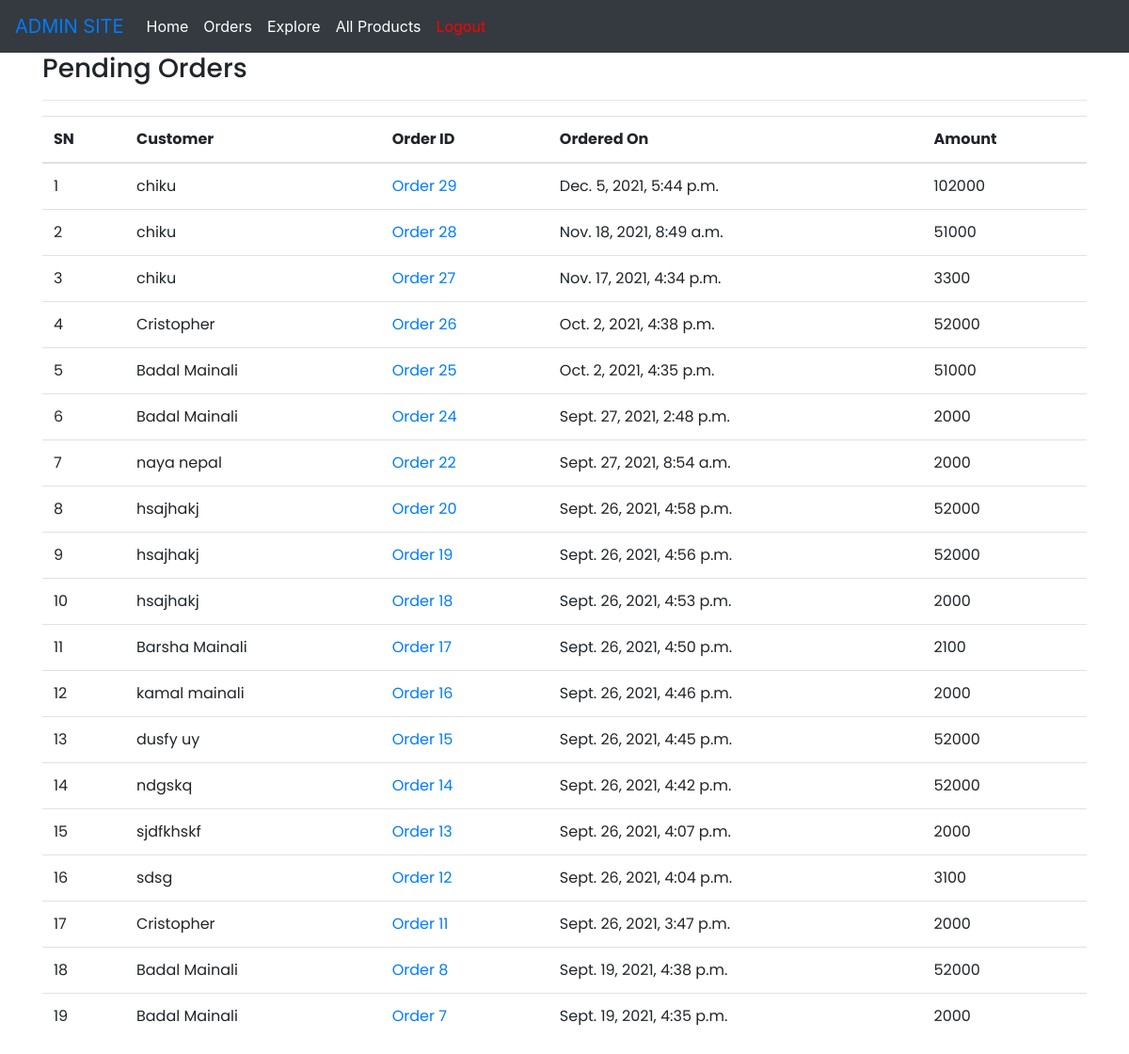
The page /admin-home/ (signed in) on the database its author committed.
### Main/models.py (models this page shows, shortened)
class Order(models.Model):
    cart=models.OneToOneField(Cart,on_delete=models.CASCADE)
    ordered_by=models.CharField(max_length=200)
    shipping_address=models.CharField(max_length=200)
    mobile=models.CharField(max_length=10)
    email=models.EmailField(null=True)
    subtotal=models.PositiveIntegerField()
    discount=models.PositiveIntegerField()
    total=models.PositiveIntegerField()
    order_status=models.CharField(max_length=50,choices=ORDER_STATUS)
    payment_method=models.CharField(max_length=20,choices=METHOD,default="Cash On Delivery")
    payment_completed=models.BooleanField(default=False,null=True,blank=True)

class Cart(models.Model):
    customer=models.ForeignKey(Customer, on_delete=models.SET_NULL, null=True)
    total=models.PositiveIntegerField(default=0)
    created_at=models.DateTimeField(auto_now_add=True)

### Main/views.py (the view)
# urls.py: path('admin-home/',AdminHomeView.as_view(),name="adminhome"),
class AdminHomeView(AdminRequiredMixin,TemplateView):
    template_name = "adminn/adminhome.html"
    def get_context_data(self, **kwargs):
        context=super().get_context_data(**kwargs)
        context["pendingorders"]=Order.objects.filter(order_status="Order Received").order_by("-id")
        return context

### Main/views.py (called while the page is built)
    def dispatch(self, request, *args, **kwargs):
        if request.user.is_authenticated and Admin.objects.filter(user=request.user).exists():
            pass
        else:
            return redirect("admin-login")
        return super().dispatch(request,*args,**kwargs)

### templates/adminn/adminhome.html (shortened to what this page needs)
{% extends "adminn/adminbase.html" %}
{% block content %}
<div class="container">
<div class="row">
    <div class="col-md-12">
        <h3>Pending Orders</h3><hr>
        <table class="table">
            <thead>
            <tr>
                <th>SN</th>
                <th>Customer</th>
                <th>Order ID</th>
                <th>Ordered On</th>
                <th>Amount</th>
            </tr>
            </thead>
            <tbody>
            {% for order in pendingorders %}
            <tr>
                <td>{{forloop.counter}}</td>
                <td>{{order.ordered_by}}</a></td>
                <td><a href="{% url 'admin-order' order.id %}">Order {{order.id}}</a></td>
                <td>{{order.cart.created_at}}</td>
                <td>{{order.total}}</td>
            </tr>
            {% endfor %}
            </tbody>
        </table>
    </div>
</div>
</div>
{% endblock %}

### templates/adminn/adminbase.html (style rules this page uses)
.container { font-family: 'Poppins', sans-serif; }

### rows shown on the page
Order: ordered_by "chiku", id "29", cart.created_at "Dec. 5, 2021, 5:44 p.m.", total "102000"
Order: ordered_by "chiku", id "28", cart.created_at "Nov. 18, 2021, 8:49 a.m.", total "51000"
Order: ordered_by "chiku", id "27", cart.created_at "Nov. 17, 2021, 4:34 p.m.", total "3300"
Order: ordered_by "Cristopher", id "26", cart.created_at "Oct. 2, 2021, 4:38 p.m.", total "52000"
Order: ordered_by "Badal Mainali", id "25", cart.created_at "Oct. 2, 2021, 4:35 p.m.", total "51000"
Order: ordered_by "Badal Mainali", id "24", cart.created_at "Sept. 27, 2021, 2:48 p.m.", total "2000"
Order: ordered_by "naya nepal", id "22", cart.created_at "Sept. 27, 2021, 8:54 a.m.", total "2000"
Order: ordered_by "hsajhakj", id "20", cart.created_at "Sept. 26, 2021, 4:58 p.m.", total "52000"
Order: ordered_by "hsajhakj", id "19", cart.created_at "Sept. 26, 2021, 4:56 p.m.", total "52000"
Order: ordered_by "hsajhakj", id "18", cart.created_at "Sept. 26, 2021, 4:53 p.m.", total "2000"
Order: ordered_by "Barsha Mainali", id "17", cart.created_at "Sept. 26, 2021, 4:50 p.m.", total "2100"
Order: ordered_by "kamal mainali", id "16", cart.created_at "Sept. 26, 2021, 4:46 p.m.", total "2000"
Order: ordered_by "dusfy uy", id "15", cart.created_at "Sept. 26, 2021, 4:45 p.m.", total "52000"
Order: ordered_by "ndgskq", id "14", cart.created_at "Sept. 26, 2021, 4:42 p.m.", total "52000"
Order: ordered_by "sjdfkhskf", id "13", cart.created_at "Sept. 26, 2021, 4:07 p.m.", total "2000"
Order: ordered_by "sdsg", id "12", cart.created_at "Sept. 26, 2021, 4:04 p.m.", total "3100"
Order: ordered_by "Cristopher", id "11", cart.created_at "Sept. 26, 2021, 3:47 p.m.", total "2000"
Order: ordered_by "Badal Mainali", id "8", cart.created_at "Sept. 19, 2021, 4:38 p.m.", total "52000"
Order: ordered_by "Badal Mainali", id "7", cart.created_at "Sept. 19, 2021, 4:35 p.m.", total "2000"
